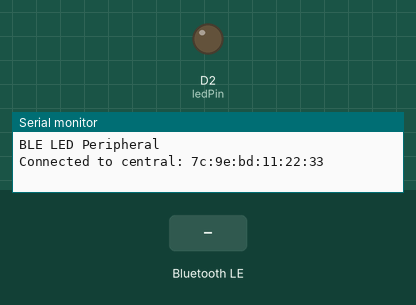
Recording of a sketch running on a simulated Arduino Nano 33 IoT. On the bench: output pins drawn as LEDs (lit = HIGH), the last lines printed to the serial monitor. Inputs (shaded band) come from the test bench. Nothing arrives over Bluetooth unless stated; a phone connects over Bluetooth LE 3 s after start.

Above: at 3.8 s.
3.9 s: Bluetooth LE write "1" received
At 4.7 s:
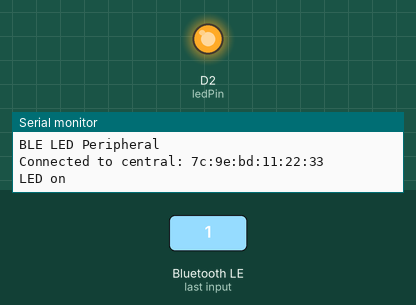
5.4 s: Bluetooth LE write "2" received
At 5.9 s:
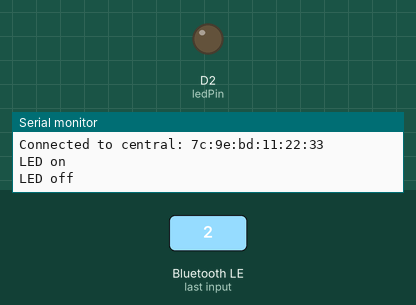
Timing chart, 0 to 8.4 s (numbered marks = the images above; inputs shaded):
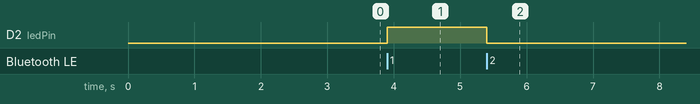

Measured:
- after the input at 3.9 s, D2 (ledPin): LOW → HIGH at once
- after the input at 5.4 s, D2 (ledPin): HIGH → LOW at once

The sketch:

bleLight.ino
```cpp
#include <ArduinoBLE.h>

BLEService ledService("19B10000-E8F2-537E-4F6C-D104768A1214"); // BLE LED Service

// BLE LED Switch Characteristic - custom 128-bit UUID, read and writable by central
BLEByteCharacteristic switchCharacteristic("19B10001-E8F2-537E-4F6C-D104768A1214", BLERead | BLEWrite);

const int ledPin = 2; // pin to use for the LED
int lastState = LOW;

void setup() {
  Serial.begin(9600);
  while (!Serial);

  // set LED pin to output mode
  pinMode(ledPin, OUTPUT);

  // begin initialization
  if (!BLE.begin()) {
    Serial.println("starting BLE failed!");

    while (1);
  }

  // set advertised local name and service UUID:
  BLE.setLocalName("LED");
  BLE.setAdvertisedService(ledService);

  // add the characteristic to the service
  ledService.addCharacteristic(switchCharacteristic);

  // add service
  BLE.addService(ledService);

  // set the initial value for the characeristic:
  switchCharacteristic.writeValue(0);

  // start advertising
  BLE.advertise();

  Serial.println("BLE LED Peripheral");
}

void loop() {
  // listen for BLE peripherals to connect:
  BLEDevice central = BLE.central();

  // if a central is connected to peripheral:
  if (central) {
    Serial.print("Connected to central: ");
    // print the central's MAC address:
    Serial.println(central.address());

    // while the central is still connected to peripheral:
    while (central.connected()) {
      // if the remote device wrote to the characteristic,
      // use the value to control the LED: 1. turn on 2. turn off 3.blink
      if (switchCharacteristic.written()) {
        if (switchCharacteristic.value() == 1) {   // any value other than 0
          Serial.println("LED on");
          digitalWrite(ledPin, HIGH);         // will turn the LED on
        } else if(switchCharacteristic.value() == 2){                              // a 0 value
          Serial.println(F("LED off"));
          digitalWrite(ledPin, LOW);          // will turn the LED off
        }else if(switchCharacteristic.value() == 3){
          if(lastState == LOW){
            digitalWrite(ledPin, HIGH);
            lastState = HIGH;
            delay(1000);
          }else{
            digitalWrite(ledPin, LOW);
            lastState = LOW;
            delay(1000);
          }
        }
      }
    }

    // when the central disconnects, print it out:
    Serial.print(F("Disconnected from central: "));
    Serial.println(central.address());
  }
}
```
